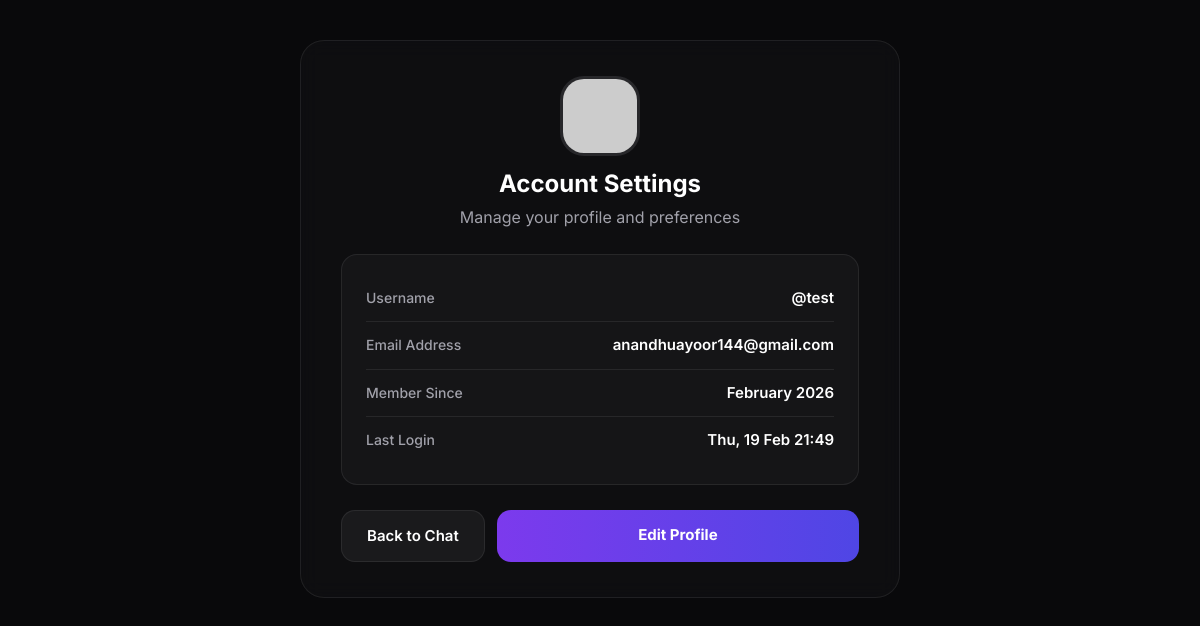
The page /profile/ (signed in) on the database as committed earlier.
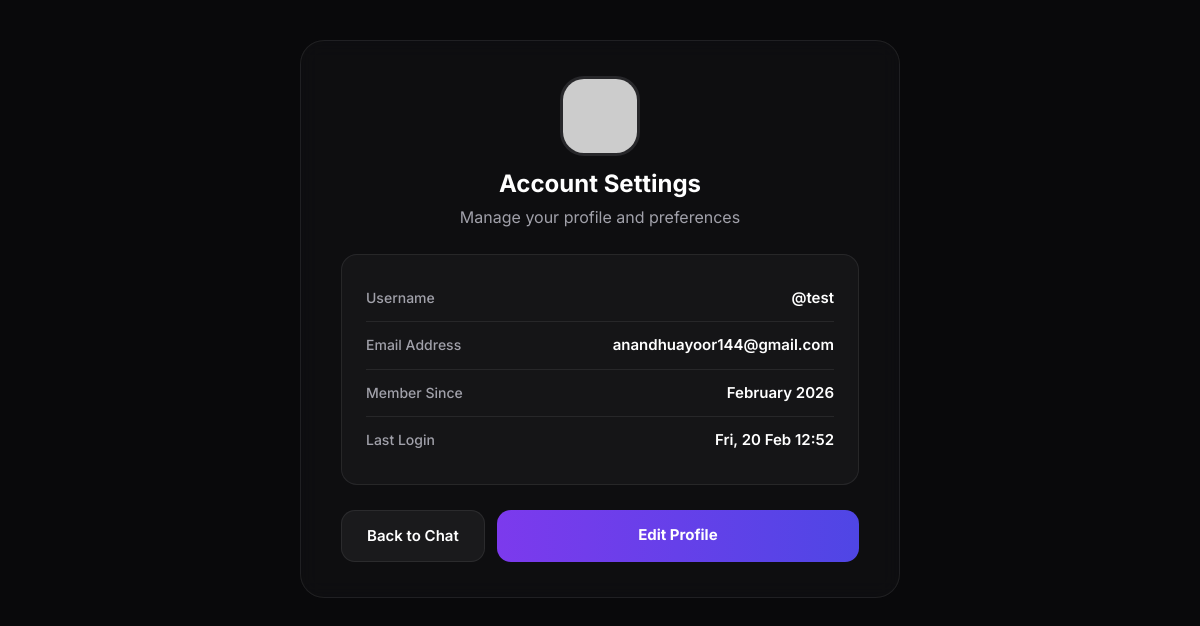
The same page on the database as committed later.
### users/models.py (models this page shows, shortened)
class CustomUser(AbstractUser):
    email = models.EmailField(unique=True)
    is_online = models.BooleanField(default=False)
    last_seen = models.DateTimeField(auto_now=True)

### users/views.py (the view)
# urls.py: path('profile/', views.profile_view, name='profile'),
@login_required
def profile_view(request):
    return render(request, 'users/profile.html', {'user': request.user})

### templates/users/profile.html (shortened to what this page needs)
{% extends 'base.html' %}
{% load static %}
{% block content %}
<div class="profile-panel d-flex flex-1">
    <div class="profile-card-nc">
        <div class="profile-header-nc">
            <img src="https://ui-avatars.com/api/?name={{ user.username }}&background=7C3AED&color=fff&size=200"
                alt="{{ user.username }}" class="profile-avatar-nc">
            <h1>Account Settings</h1>
            <p>Manage your profile and preferences</p>
        </div>
        <div class="info-section-nc">
            <div class="info-item-nc">
                <span class="info-label-nc">Username</span>
                <span class="info-value-nc">@{{ user.username }}</span>
            </div>
            <div class="info-item-nc">
                <span class="info-label-nc">Email Address</span>
                <span class="info-value-nc">{{ user.email }}</span>
            </div>
            <div class="info-item-nc">
                <span class="info-label-nc">Member Since</span>
                <span class="info-value-nc">{{ user.date_joined|date:"F Y" }}</span>
            </div>
            <div class="info-item-nc">
                <span class="info-label-nc">Last Login</span>
                <span class="info-value-nc">{{ user.last_login|date:"D, d M H:i" }}</span>
            </div>
        </div>
        <div class="profile-actions-nc">
            <a href="{% url 'user_list' %}" class="btn-ramp-nc-outline">Back to Chat</a>
            <a href="{% url 'edit_profile' %}" class="btn-ramp-nc-primary">Edit Profile</a>
        </div>
    </div>
</div>
{% endblock %}

Rows that differ between the two databases and show on the page:
changed CustomUser "test": last_login "Thu, 19 Feb 21:49" → "Fri, 20 Feb 12:52"
